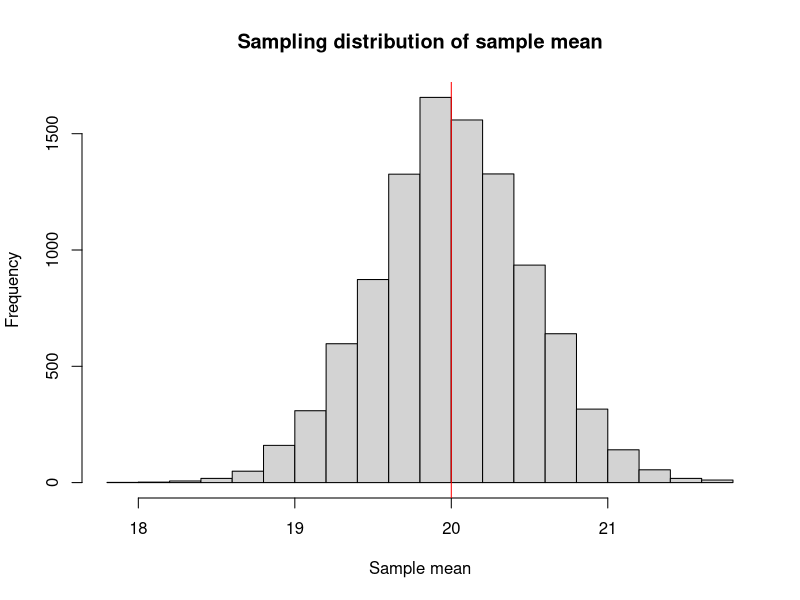
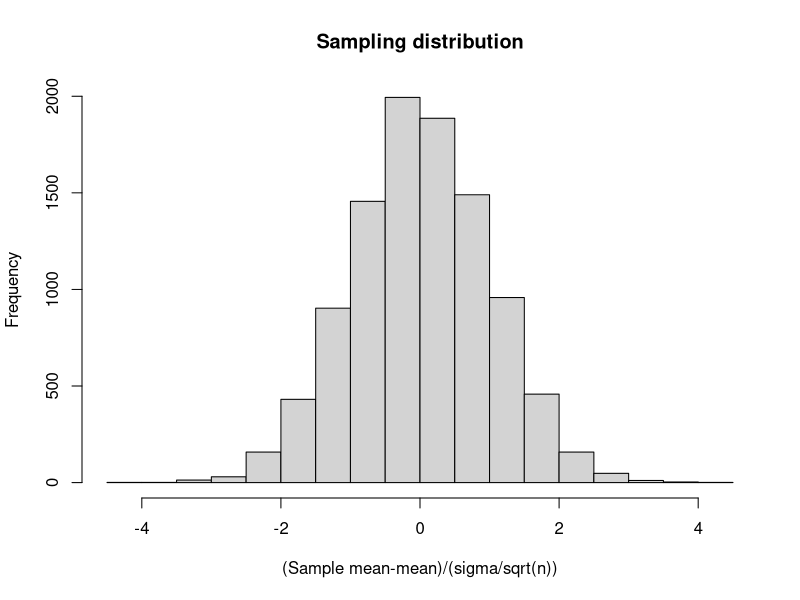
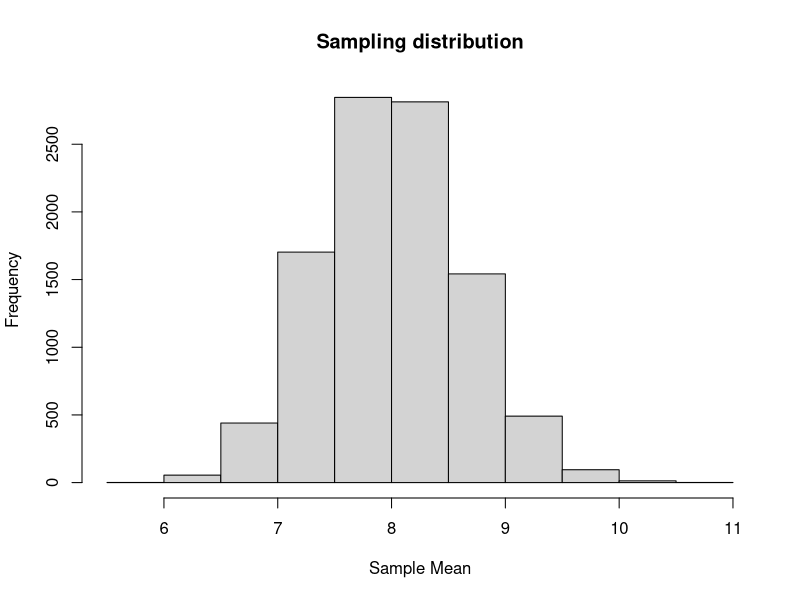
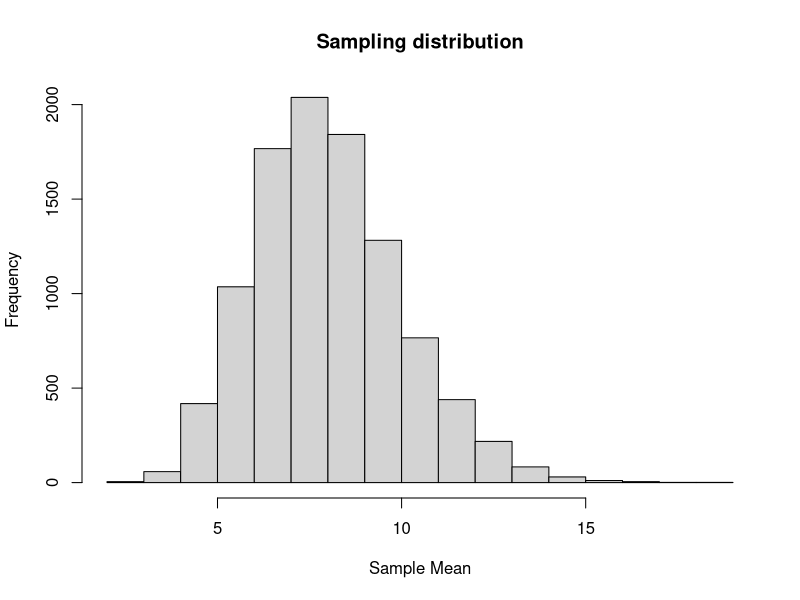
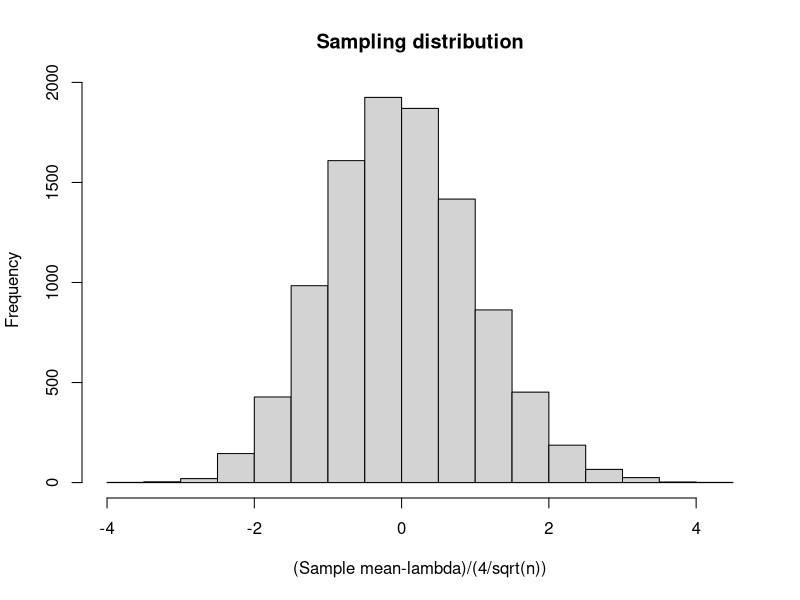
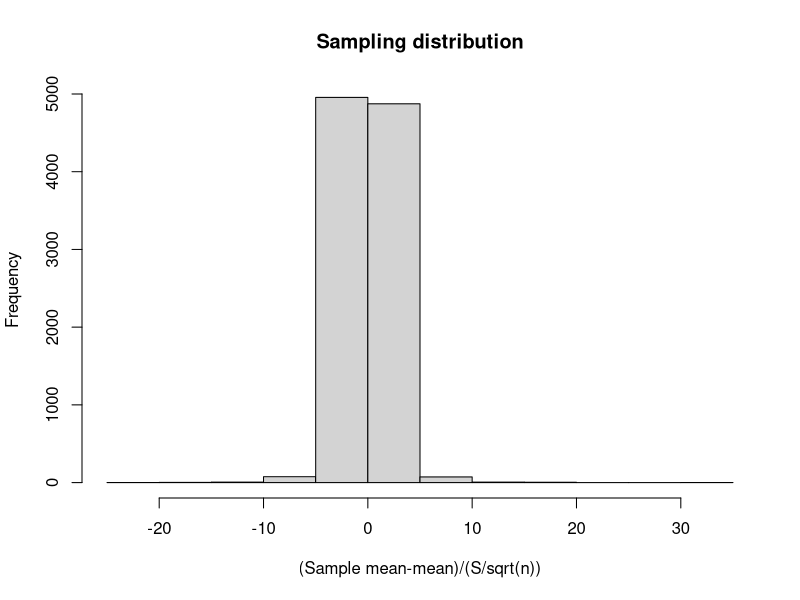
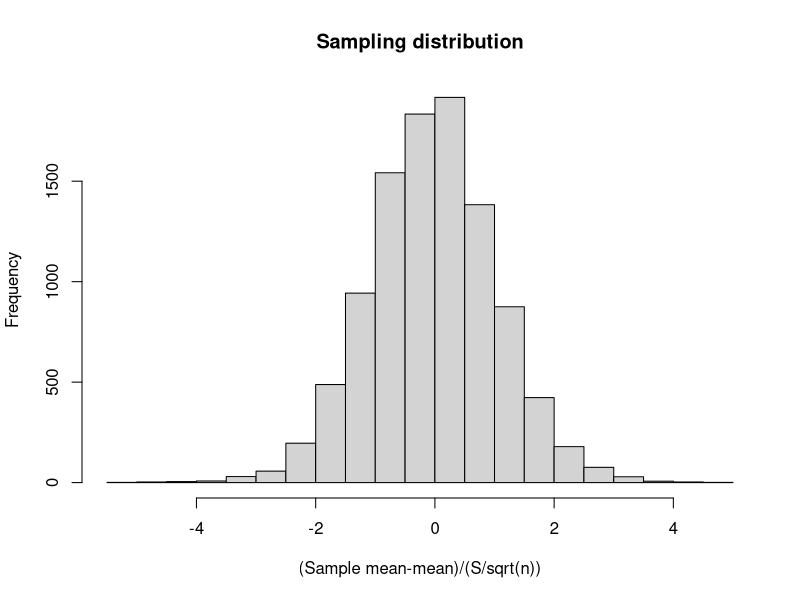
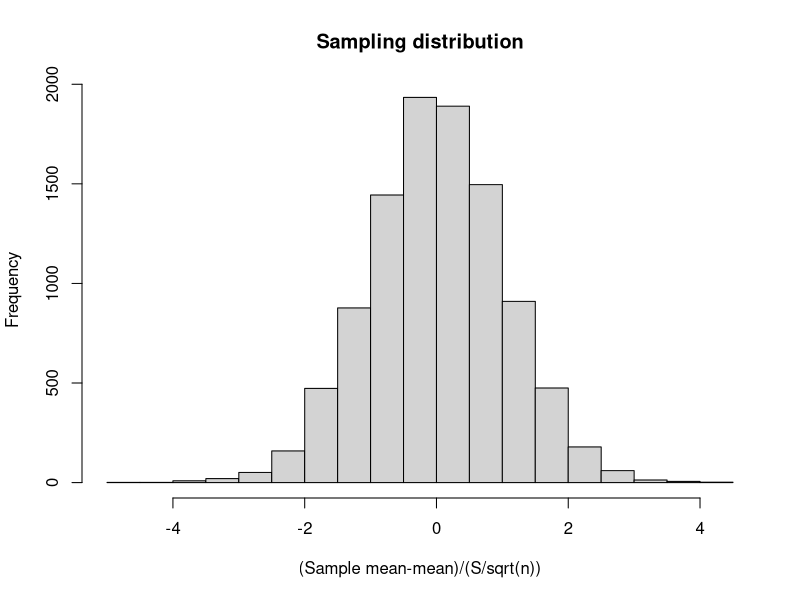

These charts were generated, in order, by the following R code:
## ---- chunk 1
knitr::opts_chunk$set(
  echo = TRUE,
  comment = NULL,
  fig.width = 5,
  fig.height = 4,
  set.seed(3202)
)

## ---- chunk 2
set.seed(3202)
NMC = 10000
n = 36
mu = 20
sigma = 3
xbar_MC = function(n, mu, sigma) {
  x = rnorm(n, mean = mu, sd = sigma)
  xbar = mean(x)
}
hist(replicate(NMC, xbar_MC(n, mu, sigma)),
     main = "Sampling distribution of sample mean",
     xlab = "Sample mean")
abline(v = 20, col = "red") # centered at mean
## ---- chunk 3
#let's take 20.5 as a value for sample mean
interval = c(20.5 - 0.96, 20.5 + 0.96)
print(interval)
## ---- chunk 4
#Find the quantile using qnorm()
qnorm((1 - 0.9) / 2)
## ---- chunk 5
n = 9
mu = 40
sigma = 6
xbar_MC = function(n, mu, sigma) {
  x = rnorm(n, mean = mu, sd = sigma)
  z = (mean(x) - mu) / (sigma / sqrt(n))
}
hist(replicate(NMC, xbar_MC(n, mu, sigma)),
     main = "Sampling distribution",
     xlab = "(Sample mean-mean)/(sigma/sqrt(n))")
## ---- chunk 6
(mean = mean(replicate(NMC, xbar_MC(n, mu, sigma))))
(variance = var(replicate(NMC, xbar_MC(n, mu, sigma))))
## ---- chunk 7
n = 40
lambda = 8
xbar_MC = function(n, lambda) {
  x = rchisq(n, lambda)
  xbar = mean(x)
}
hist(replicate(NMC, xbar_MC(n, lambda)),
     main = "Sampling distribution",
     xlab = "Sample Mean")
## ---- chunk 8
n = 4
lambda = 8
xbar_MC = function(n, lambda) {
  x = rchisq(n, lambda)
  xbar = mean(x)
}
hist(replicate(NMC, xbar_MC(n, lambda)),
     main = "Sampling distribution",
     xlab = "Sample Mean")
## ---- chunk 9
n = 40
lambda = 8
xbar_MC = function(n, lambda) {
  x = rchisq(n, lambda)
  z = (mean(x) - lambda) / (4 / sqrt(n))
}
hist(replicate(NMC, xbar_MC(n, lambda)),
     main = "Sampling distribution",
     xlab = "(Sample mean-lambda)/(4/sqrt(n))")
## ---- chunk 10
(mean = mean(replicate(NMC, xbar_MC(n, lambda))))
(variance = var(replicate(NMC, xbar_MC(n, lambda))))
## ---- chunk 11
n = 4
mu = 40
sigma = 6
xbar_MC = function(n, mu, sigma) {
  x = rnorm(n, mean = mu, sd = sigma)
  s = sqrt((1/(n-1)) * sum((x - mean(x))^2))
  z = (mean(x) - mu) / (s / sqrt(n))
}
hist(replicate(NMC, xbar_MC(n, mu, sigma)),
     main = "Sampling distribution",
     xlab = "(Sample mean-mean)/(S/sqrt(n))")
## ---- chunk 12
n = 20
mu = 40
sigma = 6
xbar_MC = function(n, mu, sigma) {
  x = rnorm(n, mean = mu, sd = sigma)
  s = sqrt((1/(n-1)) * sum((x - mean(x))^2))
  z = (mean(x) - mu) / (s / sqrt(n))
}
hist(replicate(NMC, xbar_MC(n, mu, sigma)),
     main = "Sampling distribution",
     xlab = "(Sample mean-mean)/(S/sqrt(n))")
## ---- chunk 13
n = 30
mu = 40
sigma = 6
xbar_MC = function(n, mu, sigma) {
  x = rnorm(n, mean = mu, sd = sigma)
  s = sqrt((1/(n-1)) * sum((x - mean(x))^2))
  z = (mean(x) - mu) / (s / sqrt(n))
}
hist(replicate(NMC, xbar_MC(n, mu, sigma)),
     main = "Sampling distribution",
     xlab = "(Sample mean-mean)/(S/sqrt(n))")
